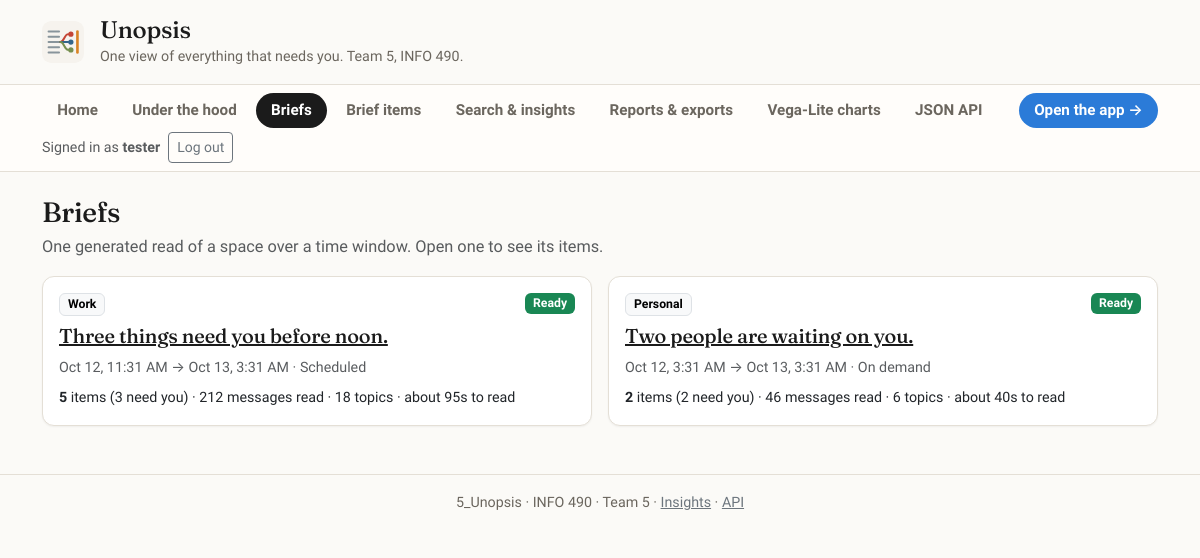
The page /briefs/ (signed in) on the database its author committed.
### unopsis/models.py (models this page shows, shortened)
class Brief(models.Model):
    class Trigger(models.TextChoices):
        SCHEDULED = "scheduled", "Scheduled"
        ON_DEMAND = "on_demand", "On demand"
    class Status(models.TextChoices):
        BUILDING = "building", "Building"
        READY = "ready", "Ready"
        FAILED = "failed", "Failed"
    space = models.ForeignKey(Space, on_delete=models.CASCADE, related_name="briefs")
    window_start = models.DateTimeField()
    window_end = models.DateTimeField()
    trigger = models.CharField(max_length=16, choices=Trigger.choices)
    status = models.CharField(max_length=16, choices=Status.choices, default=Status.BUILDING)
    headline = models.CharField(
        max_length=200, blank=True,
        help_text='The one line at the top, e.g. "Three things need you before noon."',
    )
    message_count = models.PositiveIntegerField(default=0)
    topic_count = models.PositiveIntegerField(default=0)
    read_seconds = models.PositiveIntegerField(default=0, help_text="Estimated time to read.")
    steps = models.JSONField(
        default=list, blank=True,
        help_text=(
            'Generation progress for the waiting screen, e.g. '
            '[{"label":"Reading 212 messages","status":"done","ms":3100}].'
        ),
    )
    model_version = models.CharField(max_length=80, blank=True)
    generated_at = models.DateTimeField(null=True, blank=True)
    class Meta:
        ordering = ["-window_end"]
        constraints = [
            models.UniqueConstraint(
                fields=["space", "window_start", "window_end"],
                condition=Q(trigger="scheduled"),
                name="uniq_scheduled_brief_per_window",
            )
        ]
    def get_absolute_url(self):
        return reverse("brief-detail", args=[self.pk])

class Space(models.Model):
    class Kind(models.TextChoices):
        WORK = "work", "Work"
        PERSONAL = "personal", "Personal"
    user = models.ForeignKey(
        settings.AUTH_USER_MODEL, on_delete=models.CASCADE, related_name="spaces"
    )
    kind = models.CharField(max_length=16, choices=Kind.choices)
    detail_level = models.IntegerField(
        default=3, help_text="1 = a single line per item, 5 = a full recap."
    )
    quiet_start = models.TimeField(null=True, blank=True)
    quiet_end = models.TimeField(null=True, blank=True)
    deliver_in_app = models.BooleanField(default=True)
    deliver_email = models.BooleanField(default=True)
    deliver_chat_dm = models.BooleanField(default=False)
    digest_times = models.JSONField(
        default=list, blank=True,
        help_text='When to build, e.g. ["08:00", "16:30"]. Weekday-only by convention.',
    )
    rules = models.JSONField(
        default=list, blank=True,
        help_text=(
            'Always/never surface instructions, e.g. '
            '[{"mode":"always","target":"person","value":"Prof. Ramirez"}].'
        ),
    )
    created_at = models.DateTimeField(auto_now_add=True)
    class Meta:
        ordering = ["user", "kind"]
        constraints = [
            models.UniqueConstraint(fields=["user", "kind"], name="uniq_space_per_user_kind")
        ]

### unopsis/views.py (the view)
# urls.py: path("briefs/", views.BriefListView.as_view(), name="brief-list"),
class BriefListView(LoginRequiredMixin, ListView):
    model = Brief
    context_object_name = "briefs"
    template_name = "unopsis/brief_list.html"
    def get_queryset(self):
        return (
            owned_briefs(self.request.user)
            .select_related("space", "space__user")
            .annotate(
                item_count=Count("items", distinct=True),
                needs_you_count=Count(
                    "items", filter=Q(items__lane=BriefItem.Lane.NEEDS_YOU), distinct=True
                ),
            )
            .order_by("-window_end")
        )

### unopsis/views.py (called while the page is built)
def owned_briefs(user):
    if not user.is_authenticated:
        return _no_one(Brief)
    return Brief.objects.filter(space__user=user)

### templates/unopsis/brief_list.html (shortened to what this page needs)
{% extends "base.html" %}
{% block content %}
  <h2 class="h3 mb-1">Briefs</h2>
  <p class="text-muted">One generated read of a space over a time window. Open one to see its items.</p>
  <div class="row g-3">
    {% for brief in briefs %}
      <div class="col-md-6">
        <div class="card h-100">
          <div class="card-body">
            <div class="d-flex justify-content-between align-items-start gap-2 mb-2">
              <span class="badge text-bg-light border">{{ brief.space.get_kind_display }}</span>
              <span class="badge {% if brief.status == 'ready' %}text-bg-success{% elif brief.status == 'failed' %}text-bg-danger{% else %}text-bg-secondary{% endif %}">
                {{ brief.get_status_display }}
              </span>
            </div>
            <h3 class="h5 card-title">
              <a href="{{ brief.get_absolute_url }}">{{ brief.headline|default:"Untitled brief" }}</a>
            </h3>
            <p class="small text-muted mb-2">
              {{ brief.window_start|date:"M j, g:i A" }} &rarr; {{ brief.window_end|date:"M j, g:i A" }}
              &middot; {{ brief.get_trigger_display }}
            </p>
            <p class="mb-0 small">
              <strong>{{ brief.item_count }}</strong> item{{ brief.item_count|pluralize }}
              ({{ brief.needs_you_count }} need{{ brief.needs_you_count|pluralize:"s," }} you)
              &middot; {{ brief.message_count }} messages read
              &middot; {{ brief.topic_count }} topics
              &middot; about {{ brief.read_seconds }}s to read
            </p>
          </div>
        </div>
      </div>
    {% endfor %}
  </div>
{% endblock %}

### templates/base.html (shortened to what this page needs)
{% load static %}
<!DOCTYPE html>
<html lang="en">
<head>
  <link rel="stylesheet" href="https://cdn.jsdelivr.net/npm/bootstrap@5.3.2/dist/css/bootstrap.min.css">
  <link rel="stylesheet" href="{% static 'css/unopsis.css' %}">
</head>
<body class="{% block body_class %}{% endblock %}">
{% block body %}
  <header class="site-header py-3">
    <div class="container d-flex align-items-center gap-3">
      <img class="site-logo" src="{% static 'img/unopsis-logo.svg' %}"
           alt="Unopsis logo: many inbound message lines collapsing into three ranked items">
      <div>
        <h1 class="h4 mb-0 brand-mark">
          <a class="text-reset text-decoration-none" href="{% url 'home' %}">Unopsis</a>
        </h1>
        <p class="mb-0 small site-tagline">One view of everything that needs you. Team 5, INFO 490.</p>
      </div>
    </div>
  </header>
  <nav class="site-nav mb-4" aria-label="Main">
    <div class="container">
      {% with current=request.resolver_match.url_name %}
      <ul class="nav flex-wrap gap-1 py-2 align-items-center">
        <li class="nav-item">
          <a class="nav-link {% if current == 'home' or current == 'app-landing' %}active{% endif %}"
             href="{% url 'home' %}">Home</a>
        </li>
        {% if user.is_authenticated %}
        <li class="nav-item">
          <a class="nav-link {% if current == 'under-the-hood' %}active{% endif %}"
             href="{% url 'under-the-hood' %}">Under the hood</a>
        </li>
        <li class="nav-item">
          <a class="nav-link {% if current == 'brief-list' or current == 'brief-detail' %}active{% endif %}"
             href="{% url 'brief-list' %}">Briefs</a>
        </li>
        <li class="nav-item">
          <a class="nav-link {% if current == 'item-list-cbv-generic' or current == 'item-detail' %}active{% endif %}"
             href="{% url 'item-list-cbv-generic' %}">Brief items</a>
        </li>
        <li class="nav-item">
          <a class="nav-link {% if current == 'insights' %}active{% endif %}"
             href="{% url 'insights' %}">Search &amp; insights</a>
        </li>
        <li class="nav-item">
          <a class="nav-link {% if current == 'reports' or current|slice:':7' == 'export-' %}active{% endif %}"
             href="{% url 'reports' %}">Reports &amp; exports</a>
        </li>
        <li class="nav-item">
          <a class="nav-link {% if current|slice:':10' == 'vega-chart' %}active{% endif %}"
             href="{% url 'vega-chart-page' 'chart1' %}">Vega-Lite charts</a>
        </li>
        <li class="nav-item">
          <a class="nav-link {% if current|slice:':4' == 'api-' %}active{% endif %}"
             href="{% url 'api-items' %}">JSON API</a>
        </li>
        {% endif %}
        {% if user.is_authenticated %}
        <li class="nav-item ms-auto">
          <a class="nav-link nav-link--app" href="{% url 'app-work-brief' %}">Open the app &rarr;</a>
        </li>
        {% endif %}
        <li class="nav-item d-flex align-items-center gap-2{% if not user.is_authenticated %} ms-auto{% endif %}">
          {% if user.is_authenticated %}
            <span class="small text-muted">
              Signed in as <strong>{{ user.get_username }}</strong>
            </span>
            <form method="post" action="{% url 'logout' %}" class="m-0">
              <button class="btn btn-sm btn-outline-secondary" type="submit">Log out</button>
            </form>
          {% else %}
            <a class="nav-link {% if current == 'login' %}active{% endif %}"
               href="{% url 'login' %}">Log in</a>
            <a class="btn btn-sm btn-primary {% if current == 'signup' %}active{% endif %}"
               href="{% url 'signup' %}">Sign up</a>
          {% endif %}
        </li>
      </ul>
      {% endwith %}
    </div>
  </nav>
  <main class="container mb-5">
    {% block content %}{% endblock %}
  </main>
  <footer class="site-footer py-3">
    <div class="container small text-center">
      5_Unopsis &middot; INFO 490 &middot; Team 5
      {% if user.is_authenticated %}
        &middot;
        <a class="link-secondary" href="{% url 'insights' %}">Insights</a> &middot;
        <a class="link-secondary" href="{% url 'api-items' %}">API</a>
      {% else %}
        &middot;
        <a class="link-secondary" href="{% url 'api-items-by-lane' %}">Public API</a>
      {% endif %}
    </div>
  </footer>
{% endblock %}
</body>
</html>

### static/css/unopsis.css (style rules this page uses)
:root { --paper: #fbfaf7; --ink: #1b1b1b; --ink-soft: #6b665e; --slate: #1b1b1b; --slate-deep: #111111; --amber: #2b7bd8; --line: #e4dfd6; --needs-you: #c44536; --moving: #33658a; --fyi: #758e4f; --radius: 12px; --shadow: 0 1px 2px rgba(27, 27, 27, .05); }
body { background: var(--paper); color: var(--ink); font-family: "Source Sans 3", "Segoe UI", system-ui, -apple-system, sans-serif; font-size: 1.02rem; line-height: 1.6; }
h1, h2, h3, h4, .brand-mark { font-family: "Fraunces", Georgia, "Times New Roman", serif; letter-spacing: -0.01em; color: var(--slate-deep); }
a { color: var(--slate); }
.site-header { background: var(--paper); color: var(--ink); border-bottom: 1px solid var(--line); }
.site-header h1, .site-header .brand-mark { color: var(--ink); }
.site-logo { width: 42px; height: 42px; flex: 0 0 auto; }
.site-tagline { color: var(--ink-soft); }
.site-nav { border-bottom: 1px solid var(--line); background: #fffdfa; }
.site-nav .nav-link { color: var(--ink-soft); font-weight: 600; font-size: .95rem; border-radius: 999px; padding: .35rem .95rem; }
.site-nav .nav-link.active { background: var(--slate); color: #fff; }
.site-nav .nav-link--app { background: var(--amber); color: #fff; }
.card { border: 1px solid var(--line); border-radius: var(--radius); box-shadow: var(--shadow); }
.site-footer { background: var(--paper); color: var(--ink-soft); border-top: 1px solid var(--line); }

### rows shown on the page
Brief: space.kind "Work", status "Ready", headline "Three things need you before noon.", window_start "Oct 12, 11:31 AM", window_end "Oct 13, 3:31 AM", trigger "Scheduled", item_count "5", needs_you_count "3", message_count "212", topic_count "18", read_seconds "95"
Brief: space.kind "Personal", status "Ready", headline "Two people are waiting on you.", window_start "Oct 12, 3:31 AM", window_end "Oct 13, 3:31 AM", trigger "On demand", item_count "2", needs_you_count "2", message_count "46", topic_count "6", read_seconds "40"

### other values the page prints
{{ user.get_username }} "tester"
